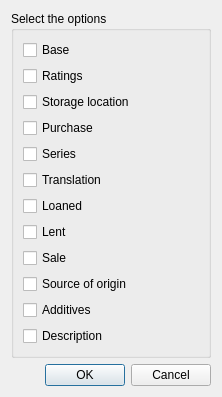
<?xml version="1.0" encoding="UTF-8"?>
<ui version="4.0">
 <class>PdfSettings</class>
 <widget class="QDialog" name="PdfSettings">
  <property name="geometry">
   <rect>
    <x>0</x>
    <y>0</y>
    <width>222</width>
    <height>366</height>
   </rect>
  </property>
  <property name="windowTitle">
   <string>Dialog</string>
  </property>
  <layout class="QVBoxLayout" name="verticalLayout_3">
   <item>
    <widget class="QGroupBox" name="optionsGroupBox">
     <property name="title">
      <string>Select the options</string>
     </property>
     <layout class="QVBoxLayout" name="verticalLayout_2">
      <item>
       <layout class="QVBoxLayout" name="verticalLayout">
        <item>
         <widget class="QCheckBox" name="baseCheckBox">
          <property name="text">
           <string>Base</string>
          </property>
         </widget>
        </item>
        <item>
         <widget class="QCheckBox" name="ratingsCheckBox">
          <property name="text">
           <string>Ratings</string>
          </property>
         </widget>
        </item>
        <item>
         <widget class="QCheckBox" name="storagLocCheckBox">
          <property name="text">
           <string>Storage location</string>
          </property>
         </widget>
        </item>
        <item>
         <widget class="QCheckBox" name="purchaseCheckBox">
          <property name="text">
           <string>Purchase</string>
          </property>
         </widget>
        </item>
        <item>
         <widget class="QCheckBox" name="seriesCheckBox">
          <property name="text">
           <string>Series</string>
          </property>
         </widget>
        </item>
        <item>
         <widget class="QCheckBox" name="transCheckBox">
          <property name="text">
           <string>Translation</string>
          </property>
         </widget>
        </item>
        <item>
         <widget class="QCheckBox" name="loanedCheckBox">
          <property name="text">
           <string>Loaned</string>
          </property>
         </widget>
        </item>
        <item>
         <widget class="QCheckBox" name="lentCheckBox">
          <property name="text">
           <string>Lent</string>
          </property>
         </widget>
        </item>
        <item>
         <widget class="QCheckBox" name="saleCheckBox">
          <property name="text">
           <string>Sale</string>
          </property>
         </widget>
        </item>
        <item>
         <widget class="QCheckBox" name="sourceCheckBox">
          <property name="text">
           <string>Source of origin</string>
          </property>
         </widget>
        </item>
        <item>
         <widget class="QCheckBox" name="additivesCheckBox">
          <property name="text">
           <string>Additives</string>
          </property>
         </widget>
        </item>
        <item>
         <widget class="QCheckBox" name="descrCheckBox">
          <property name="text">
           <string>Description</string>
          </property>
         </widget>
        </item>
       </layout>
      </item>
     </layout>
    </widget>
   </item>
   <item>
    <layout class="QHBoxLayout" name="bottomLayout">
     <item>
      <spacer name="horizontalSpacer">
       <property name="orientation">
        <enum>Qt::Horizontal</enum>
       </property>
       <property name="sizeHint" stdset="0">
        <size>
         <width>40</width>
         <height>20</height>
        </size>
       </property>
      </spacer>
     </item>
     <item>
      <widget class="QPushButton" name="buttonOK">
       <property name="text">
        <string>OK</string>
       </property>
      </widget>
     </item>
     <item>
      <widget class="QPushButton" name="buttonCancel">
       <property name="text">
        <string>Cancel</string>
       </property>
      </widget>
     </item>
    </layout>
   </item>
  </layout>
 </widget>
 <resources/>
 <connections/>
</ui>
